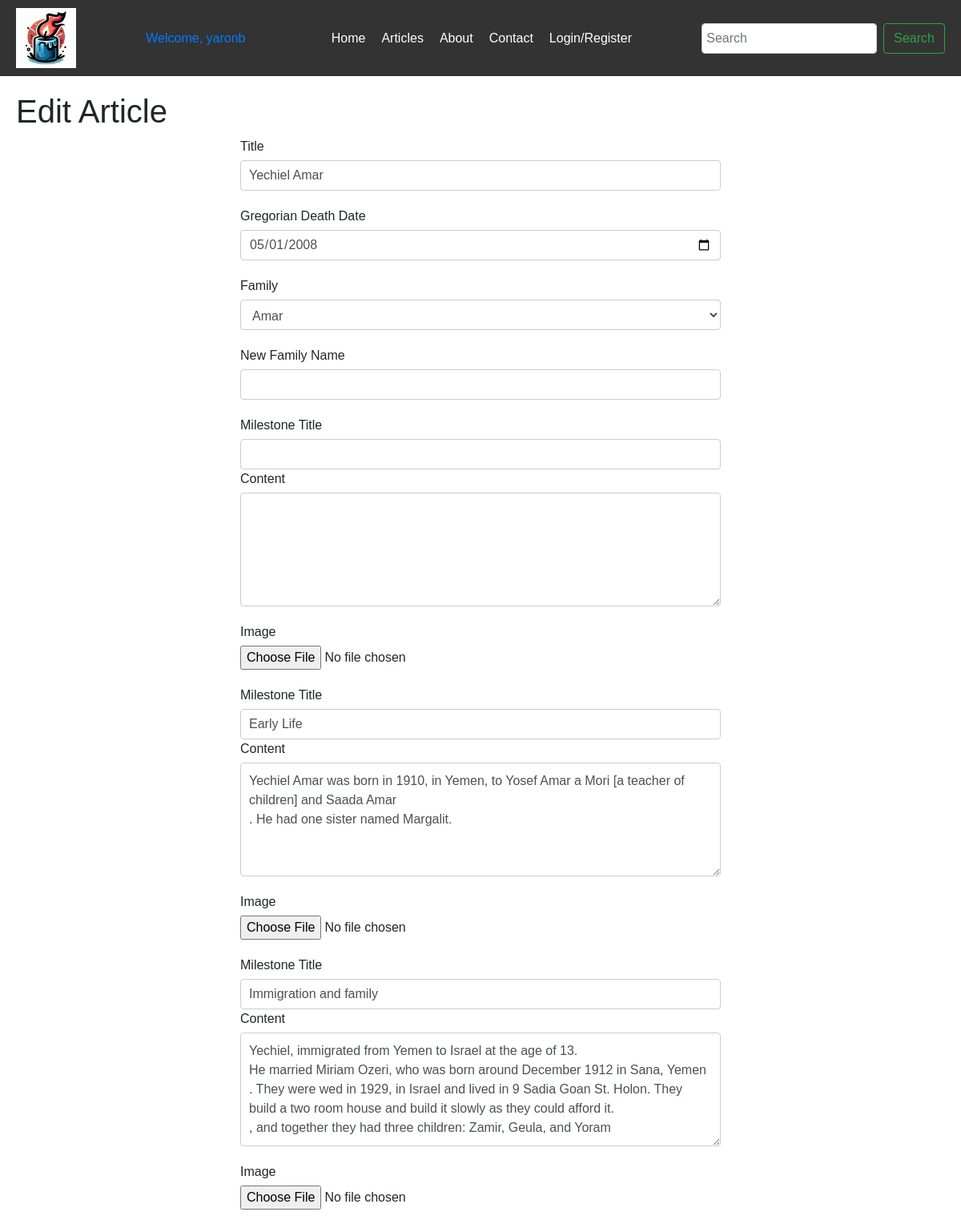
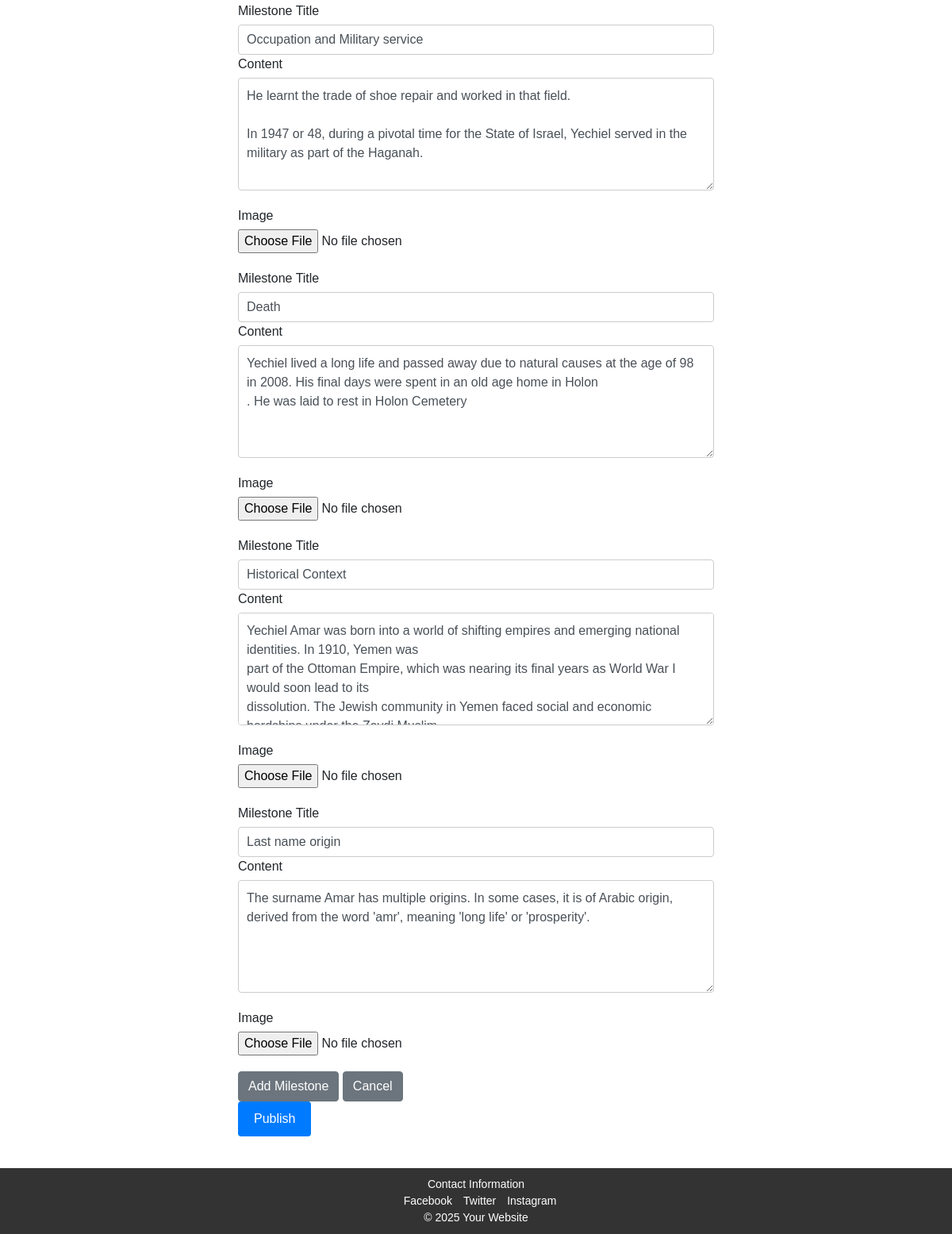
The page /edit_article/7 (signed in) on the database its author committed (2 pictures, top to bottom).
### app/models.py (models this page shows, shortened)
class User(UserMixin, db.Model):
    id = db.Column(db.Integer, primary_key=True)
    username = db.Column(db.String(64), unique=True, nullable=False)
    email = db.Column(db.String(120), unique=True, nullable=False)
    password_hash = db.Column(db.String(128))
    joined_at = db.Column(db.DateTime, default=datetime.utcnow)
    role = db.Column(db.String(64), default='user', nullable=False)
    posts = db.relationship('Post', backref='author', lazy=True)
    comments = db.relationship('Comment', backref='author', lazy=True)
    families = db.relationship('Family', secondary=user_families, backref=db.backref('users', lazy=True))

class Post(db.Model):
    id = db.Column(db.Integer, primary_key=True)
    title = db.Column(db.String(140), nullable=False)
    publication_date = db.Column(db.DateTime, default=datetime.utcnow)
    user_id = db.Column(db.Integer, db.ForeignKey('user.id'), nullable=False)
    gregorian_death_date = db.Column(db.Date, nullable=False)
    hebrew_year = db.Column(db.Integer, nullable=False)
    hebrew_month = db.Column(db.Integer, nullable=False)
    hebrew_day = db.Column(db.Integer, nullable=False)
    family_id = db.Column(db.Integer, db.ForeignKey('family.id'), nullable=False)
    comments = db.relationship('Comment', backref='post', lazy=True)
    milestones = db.relationship('Milestone', backref='post', lazy=True, cascade="all, delete-orphan")

### app/main/routes.py (the view)
@main.route('/edit_article/<int:post_id>', methods=['GET', 'POST'])
@login_required
def edit_article(post_id):
    post = Post.query.get_or_404(post_id)
    if current_user.role != 'author' or post.author != current_user:
        flash('You do not have permission to edit this article.', 'danger')
        return redirect(url_for('main.index'))
    form = ArticleForm()
    form.family_id.choices = [(0, 'Select an existing family')] + [(family.id, family.name) for family in Family.query.all()]
    if form.validate_on_submit():
        if form.new_family_name.data:
            new_family = Family(name=form.new_family_name.data)
            db.session.add(new_family)
            db.session.commit()
            post.family_id = new_family.id
        else:
            post.family_id = form.family_id.data
        post.title = form.title.data
        post.gregorian_death_date = form.gregorian_death_date.data
        hebrew_year, hebrew_month, hebrew_day = gregorian_to_hebrew(post.gregorian_death_date)
        post.hebrew_year = hebrew_year
        post.hebrew_month = hebrew_month
        post.hebrew_day = hebrew_day
        db.session.commit()
        for milestone_form in form.milestones.data:
            if milestone_form['title'] and milestone_form['content']:
                milestone = Milestone.query.filter_by(post_id=post.id, title=milestone_form['title']).first()
                if milestone:
                    milestone.content = milestone_form['content']
                    milestone.order = milestone_form['order']  # Update order
                    if milestone_form['image']:
                        filename = secure_filename(milestone_form['image'].filename)
                        image_path = os.path.join(current_app.root_path, 'static/images', filename)
                        milestone_form['image'].save(image_path)
                        milestone.image_path = 'images/' + filename
                else:
                    new_milestone = Milestone(
                        title=milestone_form['title'],
                        content=milestone_form['content'],
                        post=post,
                        order=milestone_form['order']  # Set order for new milestone
                    )
                    if milestone_form['image']:
                        filename = secure_filename(milestone_form['image'].filename)
                        image_path = os.path.join(current_app.root_path, 'static/images', filename)
                        milestone_form['image'].save(image_path)
                        new_milestone.image_path = 'images/' + filename
                    db.session.add(new_milestone)
        db.session.commit()
        flash('Your article has been updated!', 'success')
        return redirect(url_for('main.article', post_id=post.id))
    elif request.method == 'GET':
        form.title.data = post.title
        form.gregorian_death_date.data = post.gregorian_death_date
        if post.family:
            form.family_id.data = post.family.id
        milestones = Milestone.query.filter_by(post_id=post.id).order_by(Milestone.order).all()
        for milestone in milestones:
            form.milestones.append_entry({
                'title': milestone.title,
                'content': milestone.content,
                'image': None,
                'order': milestone.order
            })
    return render_template('edit_article.html', form=form, post=post)

### app/auth/forms.py
class ArticleForm(FlaskForm):
   title = StringField('Title', validators=[DataRequired()])
   gregorian_death_date = DateField('Gregorian Death Date', format='%Y-%m-%d', validators=[DataRequired()])
   family_id = SelectField('Family', coerce=int, validators=[Optional()])
   new_family_name = StringField('New Family Name', validators=[Optional()])
   milestones = FieldList(FormField(MilestoneForm), min_entries=1, max_entries=10)
   submit = SubmitField('Publish')

class MilestoneForm(FlaskForm):
    title = StringField('Name of Milestone', validators=[DataRequired()])
    content = TextAreaField('Content', validators=[DataRequired()])
    image = FileField('Image')
    order = HiddenField('Order')

### app/main/templates/edit_article.html (shortened to what this page needs)
{% extends "layout.html" %}
{% block content %}
<h1>Edit Article</h1>
<form method="POST" action="{{ url_for('main.edit_article', post_id=post.id) }}" enctype="multipart/form-data">
    <div class="form-group">
        {{ form.title.label }}
        {{ form.title(class="form-control") }}
    </div>
    <div class="form-group">
        {{ form.gregorian_death_date.label }}
        {{ form.gregorian_death_date(class="form-control") }}
    </div>
    <div class="form-group">
        {{ form.family_id.label }}
        {{ form.family_id(class="form-control") }}
    </div>
    <div class="form-group">
        {{ form.new_family_name.label }}
        {{ form.new_family_name(class="form-control") }}
    </div>
    <div id="milestones">
        {% for milestone in form.milestones %}
        <div class="form-group milestone-item" draggable="true" ondragstart="dragStart(event)" ondragover="dragOver(event)" ondrop="drop(event)">
            <label>Milestone Title</label>
            {{ milestone.title(class="form-control") }}
            <div class="form-group">
                {{ milestone.content.label }}
                {{ milestone.content(class="form-control", rows=5) }}
            </div>
            <div class="form-group">
                {{ milestone.image.label }}
                {{ milestone.image(class="form-control-file") }}
            </div>
        </div>
        {% endfor %}
    </div>
    <button type="button" class="btn btn-secondary" onclick="addMilestone()">Add Milestone</button>
    <button type="button" class="btn btn-secondary" onclick="window.history.back()">Cancel</button>
    <div class="form-group">
        {{ form.submit(class="btn btn-primary") }}
    </div>
</form>
{% endblock %}

### app/main/templates/layout.html (shortened to what this page needs)
<!DOCTYPE html>
<html lang="en">
<head>
    <link href="https://stackpath.bootstrapcdn.com/bootstrap/4.5.2/css/bootstrap.min.css" rel="stylesheet">
    <link rel="stylesheet" href="{{ url_for('static', filename='css/styles.css') }}">
</head>
<body>
    <header>
        <img src="{{ url_for('static', filename='images/candlelogo.png') }}" alt="Yizkor Logo" style="width:75px; height:auto;">
        {% if current_user.is_authenticated %}
        <span class="navbar-text">
            <a class="navbar-text" href="{{ url_for('main.user') }}">
                Welcome, {{ current_user.username }}
            </a>
        </span>
        {% endif %}
        <nav>
            <ul>
                <li><a href="{{ url_for('main.index') }}">Home</a></li>
                <li class="dropdown">
                    <a href="{{ url_for('main.articles') }}">Articles</a>
                </li>
                <li><a href="{{ url_for('main.about') }}">About</a></li>
                <li><a href="{{ url_for('main.contact') }}">Contact</a></li>
                <li class="dropdown">
                    <a href="#">Login/Register</a>
                </li>
            </ul>
        </nav>
        <div class="search-bar">
            <form class="form-inline my-2 my-lg-0" method="GET" action="{{ url_for('main.search') }}">
                <input class="form-control mr-sm-2" type="search" placeholder="Search" aria-label="Search" name="query">
                <button class="btn btn-outline-success my-2 my-sm-0" type="submit">Search</button>
            </form>
        </div>
    </header>
    <main>
        {% block content %}{% endblock %}
    </main>
    <footer>
        <div class="contact">Contact Information</div>
        <div class="social-media">
            <a href="#">Facebook</a>
            <a href="#">Twitter</a>
            <a href="#">Instagram</a>
        </div>
        <div class="copyright">© 2025 Your Website</div>
    </footer>
</body>
</html>

### app/static/css/styles.css (style rules this page uses)
body { display: flex; flex-direction: column; min-height: 100vh; margin: 0; font-family: Arial, sans-serif; }
header { display: flex; justify-content: space-between; align-items: center; padding: 10px 20px; background-color: #333; color: white; }
nav ul { list-style: none; margin: 0; padding: 0; display: flex; }
nav ul li { margin-left: 20px; }
nav ul li a { color: white; text-decoration: none; font-size: 16px; }
.search-bar input { padding: 5px; font-size: 16px; }
main { flex: 1; padding: 20px; }
footer { padding: 10px 20px; background-color: #333; color: white; text-align: center; margin-top: auto; }
footer .contact, footer .social-media, footer .copyright { font-size: 14px; }
footer .social-media a { margin-left: 10px; color: white; text-decoration: none; }
form { max-width: 600px; margin: 0 auto; }
.form-group { margin-bottom: 20px; }
.form-group label { display: block; margin-bottom: 5px; }
.form-group .form-control { width: 100%; padding: 10px; font-size: 16px; border: 1px solid #ccc; border-radius: 4px; }
.btn-primary { background-color: #007bff; color: white; padding: 10px 20px; border: none; border-radius: 4px; cursor: pointer; }

### rows shown on the page
User: username "yaronb"
Post: title "Yechiel Amar", gregorian_death_date "05/01/2008", family_id "Amar"

### other values the page prints
{{ milestone.content.label }} "Content" "Content" "Content" "Content" "Content" "Content" "Content"
{{ milestone.image.label }} "Image" "Image" "Image" "Image" "Image" "Image" "Image"
